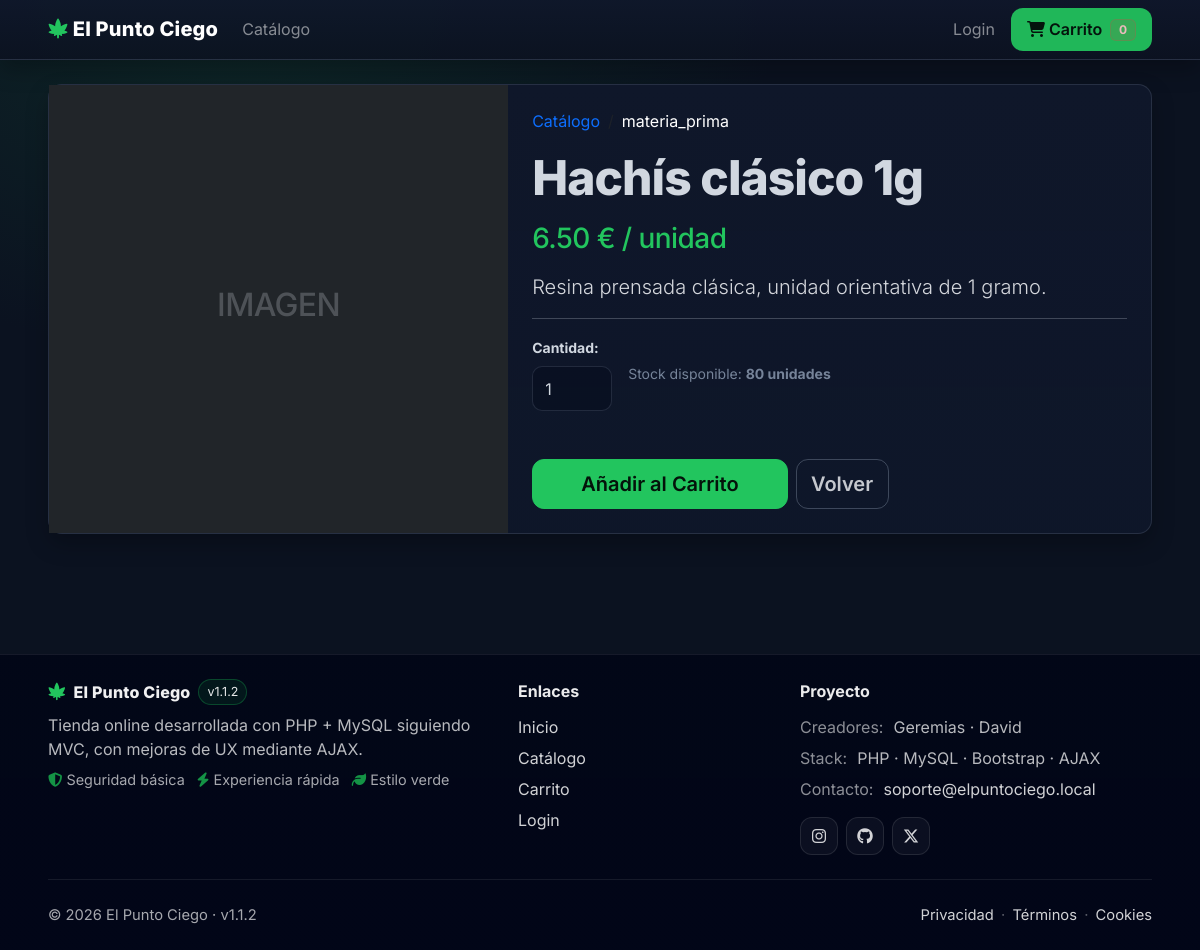
Page /index.php?c=product_show&a=index&id=2 on the committed database.
### tables this page shows
CREATE TABLE products (
    id INT AUTO_INCREMENT,
    category_id INT NOT NULL,
    supplier_id INT NULL,
    name VARCHAR(255) NOT NULL,
    description TEXT,
    price DECIMAL(10,2) NOT NULL,
    is_active TINYINT(1) NOT NULL DEFAULT 1,
    date_create DATETIME NOT NULL DEFAULT CURRENT_TIMESTAMP,
    last_date DATETIME NULL,
    CONSTRAINT pk_products PRIMARY KEY (id),
    CONSTRAINT fk_products_category
        FOREIGN KEY (category_id) REFERENCES categories(id)
        ON DELETE RESTRICT ON UPDATE CASCADE,
    CONSTRAINT fk_products_supplier
        FOREIGN KEY (supplier_id) REFERENCES suppliers(id)
        ON DELETE SET NULL ON UPDATE CASCADE
);

CREATE TABLE categories (
    id INT AUTO_INCREMENT,
    name VARCHAR(255) NOT NULL,
    parent_id INT NULL,
    image VARCHAR(255),
    tax_id INT NULL,
    date_create DATETIME NOT NULL DEFAULT CURRENT_TIMESTAMP,
    last_date DATETIME NULL,
    CONSTRAINT pk_categories PRIMARY KEY (id),
    CONSTRAINT fk_categories_parent
        FOREIGN KEY (parent_id) REFERENCES categories(id)
        ON DELETE SET NULL ON UPDATE CASCADE,
    CONSTRAINT fk_categories_tax
        FOREIGN KEY (tax_id) REFERENCES taxes(id)
        ON DELETE SET NULL ON UPDATE CASCADE
);

### controller/product_show_controller.php (called while the page is built, shortened)
<?php
require_once 'model/ProductModel.php';
class ProductShowController
{
    public function index()
    {
        $id = isset($_GET['id']) ? (int)$_GET['id'] : 0;
        $model = new ProductModel();
        $product = $model->getById($id);
        require 'views/product_show.php';
        require 'views/layouts/main.php';
    }
}

### model/conectaDB.php (called while the page is built, shortened)
<?php
class DB {
	protected static $instance;
	public static function getInstance() {
		if(empty(self::$instance)) {
			$db_info = array(
				"db_host" => "localhost",
				"db_port" => "3306",
				"db_user" => "root",
				"db_pass" => "",
				"db_name" => "el_punto_ciego"
            );
			try {
				self::$instance = new PDO("mysql:host=".$db_info['db_host'].';port='.$db_info['db_port'].';dbname='.$db_info['db_name'], $db_info['db_user'], $db_info['db_pass']);
				self::$instance->setAttribute(PDO::ATTR_ERRMODE, PDO::ERRMODE_SILENT);
				self::$instance->query('SET NAMES utf8');
				self::$instance->query('SET CHARACTER SET utf8');
			} catch(PDOException $error) {
				echo $error->getMessage();
			}
		}
		return self::$instance;
	}
}
?>

### model/ProductModel.php (called while the page is built, shortened)
<?php
require_once 'model/conectaDB.php';
class ProductModel {
    private $db;
    public function __construct() {
        $this->db = DB::getInstance();
    }
    public function getById($id) {
        $sql = "SELECT
                    p.*,
                    c.name AS category_name,
                    COALESCE(s.cantidad, 0) AS stock_qty,
                    t.name AS tax_name,
                    t.rate_iva AS tax_rate
                FROM products p
                INNER JOIN categories c ON p.category_id = c.id
                LEFT JOIN stock s ON s.product_id = p.id
                LEFT JOIN taxes t ON c.tax_id = t.id
                WHERE p.id = :id
                LIMIT 1";
        $stmt = $this->db->prepare($sql);
        $stmt->execute(['id' => (int)$id]);
        return $stmt->fetch(PDO::FETCH_ASSOC);
    }
}

### views/product_show.php (the view, shortened to what this page needs)
<div class="card shadow-sm mt-4">
    <div class="row g-0">
        <div class="col-md-5 bg-dark d-flex align-items-center justify-content-center text-white" style="min-height: 300px;">
            <h2 class="opacity-25">IMAGEN</h2>
        </div>
        <div class="col-md-7">
            <div class="card-body p-4">
                <nav aria-label="breadcrumb">
                    <ol class="breadcrumb">
                        <li class="breadcrumb-item"><a href="index.php?c=product_list">Catálogo</a></li>
                        <li class="breadcrumb-item active" style="color: white;"><?php echo $product['category_name']; ?></li>
                    </ol>
                </nav>
                <h1 class="display-5 fw-bold"><?php echo $product['name']; ?></h1>
                <h3 class="text-success my-3"><?php echo number_format($product['price'], 2); ?> € / unidad</h3>
                <p class="lead text-muted">
                    <?php echo nl2br($product['description']); ?>
                </p>
                <hr>
                <div class="d-flex align-items-center mb-4">
                    <form action="index.php?c=cart&a=add&id=<?php echo $product['id']; ?>" method="POST" class="d-flex align-items-center mb-4">
                        <div class="me-3">
                            <label class="form-label small fw-bold">Cantidad:</label>
                            <input type="number" name="quantity" class="form-control" value="1" min="1" max="<?php echo $product['stock_qty']; ?>" style="width: 80px;">
                        </div>
                        <div>
                            <p class="mb-0 small text-muted">
                                Stock disponible: <strong><?php echo $product['stock_qty']; ?> unidades</strong>
                            </p>
                        </div>
                </div>
                <div class="d-grid gap-2 d-md-flex">
                    <?php $outOfStock = ((int)$product['stock_qty'] <= 0); ?>
                    <button class="btn btn-success btn-lg px-5" <?php echo $outOfStock ? 'disabled' : ''; ?>>
                        Añadir al Carrito
                    </button>
                    <a href="index.php?c=product_list" class="btn btn-outline-secondary btn-lg">Volver</a>
                </div>
            </div>
        </div>
    </div>
</div>

### public/css/styles.css (style rules this page uses)
:root { --pc-primary: #00b66a; --pc-primary-600: #16a36b; --pc-primary-700: #15803d; --pc-bg: #0b1220; --pc-surface: #0f172a; --pc-surface-2: #111c33; --pc-muted: #94a3b8; --pc-text: #e5e7eb; --pc-border: rgba(148,163,184,.18); --pc-border-2: rgba(148,163,184,.28); --pc-ring: rgba(34, 197, 94, .25); --pc-radius: 14px; --pc-radius-sm: 10px; --pc-shadow: 0 14px 30px rgba(0,0,0,.35); --pc-shadow-sm: 0 10px 22px rgba(0,0,0,.25); --pc-bg: #0b1220; --pc-surface: #0f172a; --pc-surface-2: rgba(15,23,42,.55); --pc-border: rgba(148,163,184,.18); --pc-border-2: rgba(148,163,184,.28); --pc-text: rgba(226,232,240,.92); --pc-muted: rgba(148,163,184,.78); --pc-primary: #22c55e; --pc-primary-600: #16a34a; }
html, body { font-family: Inter, system-ui, -apple-system, Segoe UI, Roboto, Arial, sans-serif; }
body, body.bg-light { background: radial-gradient(1200px 800px at 20% 0%, rgba(34,197,94,.12) 0%, rgba(11,18,32,1) 45%), radial-gradient(900px 600px at 85% 20%, rgba(34,197,94,.08) 0%, rgba(11,18,32,1) 55%), var(--pc-bg) !important; color: var(--pc-text); min-height: 100vh; }
.text-muted { color: var(--pc-muted) !important; }
.lead { color: rgba(229,231,235,.92) !important; }
.card { background: linear-gradient(180deg, var(--pc-surface) 0%, rgba(15,23,42,.92) 100%) !important; color: var(--pc-text); border-radius: var(--pc-radius); border: 1px solid var(--pc-border); box-shadow: var(--pc-shadow-sm); }
.shadow-sm, .shadow { box-shadow: var(--pc-shadow-sm) !important; }
h1, h2, h3, h4, h5 { letter-spacing: -0.02em; color: var(--pc-text); }
.display-4, .display-5 { font-weight: 800 !important; }
.btn { border-radius: 12px; font-weight: 600; padding: .55rem .9rem; transition: transform .08s ease, box-shadow .12s ease, background-color .12s ease, border-color .12s ease; }
.btn-success, .btn-primary { background: var(--pc-primary) !important; border-color: var(--pc-primary) !important; color: #04130a !important; }
.btn-outline-secondary { border-color: rgba(148,163,184,.35) !important; color: rgba(229,231,235,.85) !important; }
.form-control, .form-select { background: rgba(2,6,23,.35) !important; color: var(--pc-text) !important; border-radius: var(--pc-radius-sm); border: 1px solid var(--pc-border); padding: .6rem .75rem; }
.form-control::placeholder { color: rgba(148,163,184,.75) !important; }
a { text-decoration: none; }
.text-success { color: var(--pc-primary) !important; }

### rows in the picture
products: category.name "materia_prima", name "Hachís clásico 1g", price "6.50", description "Resina prensada clásica, unidad orientativa de 1 gramo."

### other values in the picture
$product['stock_qty'] "80"
$appName "El Punto Ciego"
$appVersion "v1.1.2"
implode(' · ', $creators) "Geremias · David"
